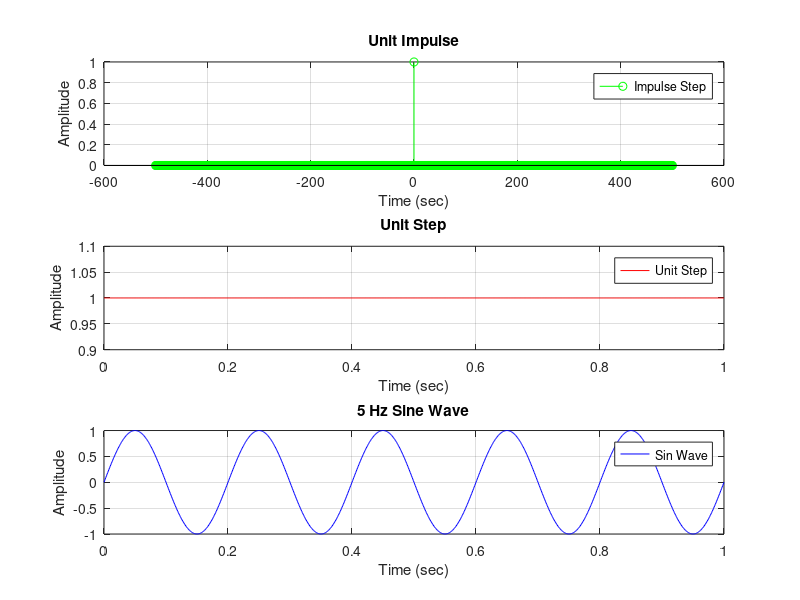

The MATLAB script that drew this image:
% Kareem Ashraf Mostafa
clear; close all; clc;

t = 0 : 0.001 : 1;
f = 5;                  % frequency

% Unit Impulse Signal Implementation
low = -500; high = 500;
n = low : high;
impulse_sig = zeros(1, length(n));
impulse_sig(n == 0) = 1;
% Unit Step Signal Implementation
u = t >= 0;
% 5 Hz Sine Wave Implementation
s = sin(2 * pi * f * t);

% Plotting The Signals

% Unit Impulse
subplot(3, 1, 1);
h1 = stem(n, impulse_sig, 'g');
title('Unit Impulse')
xlabel('Time (sec)');
ylabel('Amplitude');
grid on;
hold on;
legend('Impulse Step')

% Unit Step
subplot(3, 1, 2);
h2 = plot(t, u, 'r');
title('Unit Step')
xlabel('Time (sec)');
ylabel('Amplitude');
grid on;
hold on;
legend('Unit Step')

% Sine Wave
subplot(3, 1, 3);
h3 = plot(t, s, 'b');
title('5 Hz Sine Wave')
xlabel('Time (sec)');
ylabel('Amplitude');
grid on;
hold on;
legend('Sin Wave')

